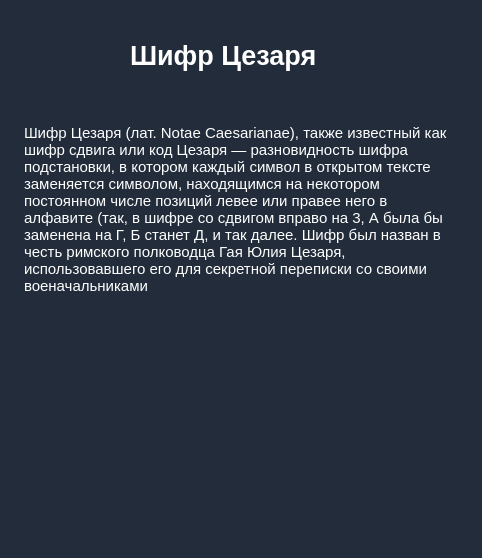
<?xml version="1.0" encoding="UTF-8"?>
<ui version="4.0">
 <class>caesar_cipher_Info</class>
 <widget class="QDialog" name="caesar_cipher_Info">
  <property name="geometry">
   <rect>
    <x>0</x>
    <y>0</y>
    <width>482</width>
    <height>558</height>
   </rect>
  </property>
  <property name="windowTitle">
   <string>Шифр Цезаря</string>
  </property>
  <property name="styleSheet">
   <string notr="true">background-color: rgba(34, 44, 58, 1);</string>
  </property>
  <widget class="QLabel" name="label_2">
   <property name="geometry">
    <rect>
     <x>0</x>
     <y>520</y>
     <width>471</width>
     <height>40</height>
    </rect>
   </property>
   <property name="text">
    <string/>
   </property>
   <property name="pixmap">
    <pixmap>Images/dlack_balk_line.png</pixmap>
   </property>
  </widget>
  <widget class="QLabel" name="label">
   <property name="geometry">
    <rect>
     <x>130</x>
     <y>0</y>
     <width>201</width>
     <height>111</height>
    </rect>
   </property>
   <property name="font">
    <font>
     <pointsize>20</pointsize>
     <weight>75</weight>
     <bold>true</bold>
    </font>
   </property>
   <property name="styleSheet">
    <string notr="true">color: rgb(255, 255, 255);

</string>
   </property>
   <property name="text">
    <string>Шифр Цезаря</string>
   </property>
  </widget>
  <widget class="QLabel" name="label_3">
   <property name="geometry">
    <rect>
     <x>70</x>
     <y>350</y>
     <width>341</width>
     <height>161</height>
    </rect>
   </property>
   <property name="font">
    <font>
     <pointsize>20</pointsize>
     <weight>75</weight>
     <bold>true</bold>
    </font>
   </property>
   <property name="styleSheet">
    <string notr="true">color: rgb(255, 255, 255);

</string>
   </property>
   <property name="text">
    <string/>
   </property>
   <property name="pixmap">
    <pixmap>Images/caesar_cipher_IMAGE.png</pixmap>
   </property>
  </widget>
  <widget class="QTextBrowser" name="textBrowser">
   <property name="geometry">
    <rect>
     <x>20</x>
     <y>120</y>
     <width>441</width>
     <height>211</height>
    </rect>
   </property>
   <property name="styleSheet">
    <string notr="true">background-color: rgb(34, 44, 58);
border: 0px solid rgb(33, 34, 39);
border-radius: 5px;</string>
   </property>
   <property name="html">
    <string>&lt;!DOCTYPE HTML PUBLIC &quot;-//W3C//DTD HTML 4.0//EN&quot; &quot;http://www.w3.org/TR/REC-html40/strict.dtd&quot;&gt;
&lt;html&gt;&lt;head&gt;&lt;meta name=&quot;qrichtext&quot; content=&quot;1&quot; /&gt;&lt;style type=&quot;text/css&quot;&gt;
p, li { white-space: pre-wrap; }
&lt;/style&gt;&lt;/head&gt;&lt;body style=&quot; font-family:'MS Shell Dlg 2'; font-size:8.25pt; font-weight:400; font-style:normal;&quot;&gt;
&lt;p style=&quot; margin-top:0px; margin-bottom:0px; margin-left:0px; margin-right:0px; -qt-block-indent:0; text-indent:0px;&quot;&gt;&lt;span style=&quot; font-size:11pt; color:#ffffff;&quot;&gt;Шифр Цезаря (лат. Notae Caesarianae), также известный как шифр сдвига или код Цезаря — разновидность шифра подстановки, в котором каждый символ в открытом тексте заменяется символом, находящимся на некотором постоянном числе позиций левее или правее него в алфавите (так, в шифре со сдвигом вправо на 3, А была бы заменена на Г, Б станет Д, и так далее. Шифр был назван в честь римского полководца Гая Юлия Цезаря, использовавшего его для секретной переписки со своими военачальниками&lt;/span&gt;&lt;/p&gt;&lt;/body&gt;&lt;/html&gt;</string>
   </property>
  </widget>
 </widget>
 <resources/>
 <connections/>
</ui>
